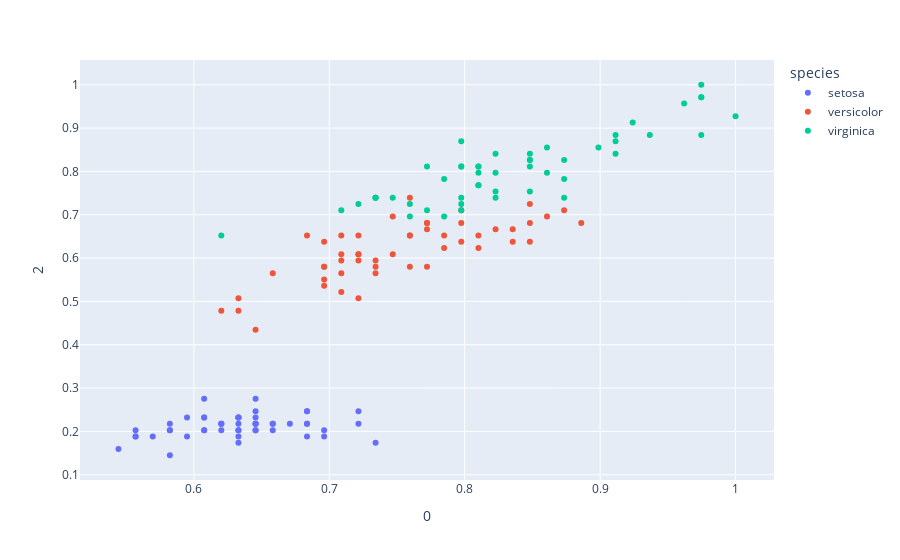

Notebook source saved alongside this figure:
### Markdown cell above
## 方法三： MaxAbs 標準化

### Code cell
## 使用標準化MaxAbs函數
maxabs_scaler = preprocessing.MaxAbsScaler()

## 對數據進行標準化轉換
iris_maxabs = maxabs_scaler.fit_transform(iris_data)

## 轉換成Data Frame格式
iris_maxabs = pd.DataFrame(iris_maxabs)

## 接回species特徵種類的資料
iris_maxabs['species'] = iris_species

print(iris_maxabs)

## 繪圖，由於進行標準化後的欄位名稱會改變成數字，所以記得將X軸與Y軸的值，給予對應的數值
fig = px.scatter(iris_maxabs, x = 0, y = 2, color = 'species')

## 顯示圖像
fig.show()
